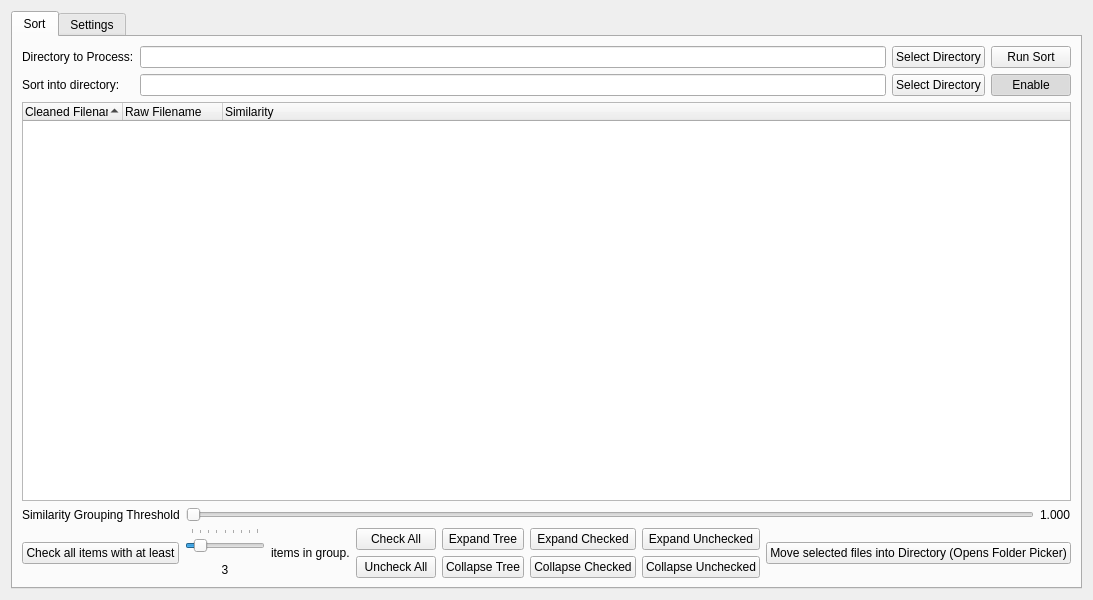
<?xml version="1.0" encoding="UTF-8"?>
<ui version="4.0">
 <class>MainWidget</class>
 <widget class="QWidget" name="MainWidget">
  <property name="geometry">
   <rect>
    <x>0</x>
    <y>0</y>
    <width>1000</width>
    <height>600</height>
   </rect>
  </property>
  <property name="windowTitle">
   <string>Form</string>
  </property>
  <layout class="QVBoxLayout" name="verticalLayout_2">
   <item>
    <widget class="QTabWidget" name="sliderNumFileforChecking_label">
     <property name="focusPolicy">
      <enum>Qt::WheelFocus</enum>
     </property>
     <property name="currentIndex">
      <number>0</number>
     </property>
     <widget class="QWidget" name="view_tab">
      <attribute name="title">
       <string>Sort</string>
      </attribute>
      <layout class="QVBoxLayout" name="verticalLayout">
       <item>
        <layout class="QGridLayout" name="gridLayout">
         <item row="1" column="0">
          <widget class="QLabel" name="sort_to_dir_label">
           <property name="text">
            <string>Sort into directory:</string>
           </property>
          </widget>
         </item>
         <item row="1" column="1">
          <widget class="QLineEdit" name="sort_into_dir">
           <property name="readOnly">
            <bool>false</bool>
           </property>
          </widget>
         </item>
         <item row="0" column="1">
          <widget class="QLineEdit" name="sort_source_location"/>
         </item>
         <item row="0" column="0">
          <widget class="QLabel" name="target_directory_label">
           <property name="text">
            <string>Directory to Process:</string>
           </property>
          </widget>
         </item>
         <item row="0" column="2">
          <widget class="QPushButton" name="select_dir_button">
           <property name="text">
            <string>Select Directory</string>
           </property>
          </widget>
         </item>
         <item row="1" column="2">
          <widget class="QPushButton" name="select_sort_into_dir_button">
           <property name="text">
            <string>Select Directory</string>
           </property>
          </widget>
         </item>
         <item row="0" column="3">
          <widget class="QPushButton" name="start_proc_button">
           <property name="text">
            <string>Run Sort</string>
           </property>
          </widget>
         </item>
         <item row="1" column="3">
          <widget class="QPushButton" name="enable_disable_sort_to">
           <property name="text">
            <string>Enable</string>
           </property>
           <property name="checkable">
            <bool>true</bool>
           </property>
           <property name="checked">
            <bool>true</bool>
           </property>
          </widget>
         </item>
        </layout>
       </item>
       <item>
        <widget class="QTreeWidget" name="file_tree">
         <property name="alternatingRowColors">
          <bool>true</bool>
         </property>
         <property name="sortingEnabled">
          <bool>true</bool>
         </property>
         <property name="columnCount">
          <number>3</number>
         </property>
         <attribute name="headerMinimumSectionSize">
          <number>100</number>
         </attribute>
         <column>
          <property name="text">
           <string>Cleaned Filename</string>
          </property>
         </column>
         <column>
          <property name="text">
           <string>Raw Filename</string>
          </property>
         </column>
         <column>
          <property name="text">
           <string>Similarity</string>
          </property>
         </column>
        </widget>
       </item>
       <item>
        <layout class="QHBoxLayout" name="horizontalLayout_6">
         <item>
          <widget class="QLabel" name="general_sim_slider_label">
           <property name="text">
            <string>Similarity Grouping Threshold</string>
           </property>
          </widget>
         </item>
         <item>
          <widget class="QSlider" name="comp_threshold_slider">
           <property name="maximum">
            <number>5000</number>
           </property>
           <property name="orientation">
            <enum>Qt::Horizontal</enum>
           </property>
          </widget>
         </item>
         <item>
          <widget class="QLabel" name="com_threshold_slider_value_label">
           <property name="text">
            <string>1.000</string>
           </property>
          </widget>
         </item>
        </layout>
       </item>
       <item>
        <layout class="QHBoxLayout" name="horizontalLayout_7">
         <item>
          <widget class="QPushButton" name="button_check_items">
           <property name="text">
            <string>Check all items with at least</string>
           </property>
          </widget>
         </item>
         <item>
          <layout class="QVBoxLayout" name="check_all_slder_sizer">
           <item>
            <widget class="QSlider" name="slider_num_file_for_checking">
             <property name="minimumSize">
              <size>
               <width>80</width>
               <height>27</height>
              </size>
             </property>
             <property name="minimum">
              <number>2</number>
             </property>
             <property name="maximum">
              <number>10</number>
             </property>
             <property name="value">
              <number>3</number>
             </property>
             <property name="orientation">
              <enum>Qt::Horizontal</enum>
             </property>
             <property name="tickPosition">
              <enum>QSlider::TicksAbove</enum>
             </property>
             <property name="tickInterval">
              <number>1</number>
             </property>
            </widget>
           </item>
           <item>
            <widget class="QLabel" name="slider_num_file_for_checking_label">
             <property name="text">
              <string>3</string>
             </property>
             <property name="alignment">
              <set>Qt::AlignCenter</set>
             </property>
            </widget>
           </item>
          </layout>
         </item>
         <item>
          <widget class="QLabel" name="file_pane_file_ops_label2">
           <property name="text">
            <string>items in group.</string>
           </property>
          </widget>
         </item>
         <item>
          <layout class="QGridLayout" name="expand_contract_buttons_sizer">
           <item row="0" column="2">
            <widget class="QPushButton" name="expand_checked_tree_items">
             <property name="text">
              <string>Expand Checked</string>
             </property>
            </widget>
           </item>
           <item row="1" column="2">
            <widget class="QPushButton" name="collapse_checked_tree_items">
             <property name="text">
              <string>Collapse Checked</string>
             </property>
            </widget>
           </item>
           <item row="0" column="1">
            <widget class="QPushButton" name="expand_tree">
             <property name="text">
              <string>Expand Tree</string>
             </property>
            </widget>
           </item>
           <item row="1" column="1">
            <widget class="QPushButton" name="collapse_tree">
             <property name="text">
              <string>Collapse Tree</string>
             </property>
            </widget>
           </item>
           <item row="0" column="3">
            <widget class="QPushButton" name="expand_unchecked_tree_items">
             <property name="text">
              <string>Expand Unchecked</string>
             </property>
            </widget>
           </item>
           <item row="1" column="3">
            <widget class="QPushButton" name="collapse_unchecked_tree_items">
             <property name="text">
              <string>Collapse Unchecked</string>
             </property>
            </widget>
           </item>
           <item row="0" column="0">
            <widget class="QPushButton" name="check_all_tree_items">
             <property name="text">
              <string>Check All</string>
             </property>
            </widget>
           </item>
           <item row="1" column="0">
            <widget class="QPushButton" name="uncheck_all_tree_items">
             <property name="text">
              <string>Uncheck All</string>
             </property>
            </widget>
           </item>
          </layout>
         </item>
         <item>
          <widget class="QPushButton" name="button_move_files">
           <property name="text">
            <string>Move selected files into Directory (Opens Folder Picker)</string>
           </property>
          </widget>
         </item>
        </layout>
       </item>
      </layout>
     </widget>
     <widget class="QWidget" name="settings_tab">
      <attribute name="title">
       <string>Settings</string>
      </attribute>
      <layout class="QVBoxLayout" name="verticalLayout_3">
       <item alignment="Qt::AlignTop">
        <widget class="QLabel" name="label">
         <property name="font">
          <font>
           <pointsize>12</pointsize>
          </font>
         </property>
         <property name="text">
          <string>Pre-Comparison Filename Processing</string>
         </property>
        </widget>
       </item>
       <item>
        <widget class="QLabel" name="config_tab_filename_cleaner_heading_static_text">
         <property name="text">
          <string>Text Strip List</string>
         </property>
        </widget>
       </item>
       <item>
        <widget class="QLineEdit" name="filename_cleaner_text_ctrl"/>
       </item>
       <item>
        <widget class="QLabel" name="strip_list_doc_label">
         <property name="text">
          <string>Colon (:) separated list of terms to remove from filenames before comparing. Case insensitive.
Note: Be certain to not leave any spurious spaces, they may disrupt text removal.</string>
         </property>
        </widget>
       </item>
       <item>
        <spacer name="verticalSpacer_3">
         <property name="orientation">
          <enum>Qt::Vertical</enum>
         </property>
         <property name="sizeType">
          <enum>QSizePolicy::Fixed</enum>
         </property>
         <property name="sizeHint" stdset="0">
          <size>
           <width>10</width>
           <height>10</height>
          </size>
         </property>
        </spacer>
       </item>
       <item>
        <layout class="QHBoxLayout" name="settings_tab_strip_checkboxes_sizer">
         <property name="sizeConstraint">
          <enum>QLayout::SetDefaultConstraint</enum>
         </property>
         <item>
          <widget class="QLabel" name="config_tab_filename_cleaner_bracket_remval_static_text">
           <property name="text">
            <string>Strip out text in:</string>
           </property>
          </widget>
         </item>
         <item>
          <widget class="QCheckBox" name="text_clean_parentheses_checkbox">
           <property name="text">
            <string>Parentheses - ()</string>
           </property>
          </widget>
         </item>
         <item>
          <widget class="QCheckBox" name="text_clean_brackets_checkbox">
           <property name="text">
            <string>Square Brackets - []</string>
           </property>
          </widget>
         </item>
         <item>
          <widget class="QCheckBox" name="text_clean_curly_brackets_checkbox">
           <property name="text">
            <string>Curly Braces - {}</string>
           </property>
          </widget>
         </item>
         <item>
          <spacer name="horizontalSpacer">
           <property name="orientation">
            <enum>Qt::Horizontal</enum>
           </property>
           <property name="sizeHint" stdset="0">
            <size>
             <width>40</width>
             <height>20</height>
            </size>
           </property>
          </spacer>
         </item>
        </layout>
       </item>
       <item>
        <spacer name="verticalSpacer_2">
         <property name="orientation">
          <enum>Qt::Vertical</enum>
         </property>
         <property name="sizeType">
          <enum>QSizePolicy::Fixed</enum>
         </property>
         <property name="sizeHint" stdset="0">
          <size>
           <width>10</width>
           <height>10</height>
          </size>
         </property>
        </spacer>
       </item>
       <item>
        <widget class="QLabel" name="confing_tab_comp_engine_label">
         <property name="font">
          <font>
           <pointsize>12</pointsize>
          </font>
         </property>
         <property name="text">
          <string>Comparison Engine Variables</string>
         </property>
        </widget>
       </item>
       <item>
        <widget class="QLabel" name="label_word_length_weighting">
         <property name="text">
          <string>Word Length Weighting</string>
         </property>
        </widget>
       </item>
       <item>
        <layout class="QHBoxLayout" name="horizontalLayout_2">
         <item>
          <widget class="QSlider" name="slider_word_length_weighting">
           <property name="minimum">
            <number>1</number>
           </property>
           <property name="maximum">
            <number>5000</number>
           </property>
           <property name="value">
            <number>1000</number>
           </property>
           <property name="orientation">
            <enum>Qt::Horizontal</enum>
           </property>
          </widget>
         </item>
         <item>
          <widget class="QLabel" name="value_word_length_weighting">
           <property name="text">
            <string>1.000</string>
           </property>
          </widget>
         </item>
        </layout>
       </item>
       <item>
        <widget class="QLabel" name="label_str_length_difference_weighting">
         <property name="text">
          <string>String Length Diffrerence Weighting</string>
         </property>
        </widget>
       </item>
       <item>
        <layout class="QHBoxLayout" name="horizontalLayout_3">
         <item>
          <widget class="QSlider" name="slider_str_length_difference_weighting">
           <property name="minimum">
            <number>1</number>
           </property>
           <property name="maximum">
            <number>5000</number>
           </property>
           <property name="value">
            <number>1000</number>
           </property>
           <property name="orientation">
            <enum>Qt::Horizontal</enum>
           </property>
          </widget>
         </item>
         <item>
          <widget class="QLabel" name="value_str_length_difference_weighting">
           <property name="text">
            <string>1.000</string>
           </property>
          </widget>
         </item>
        </layout>
       </item>
       <item>
        <widget class="QLabel" name="label_word_length_difference_weighting">
         <property name="text">
          <string>Word Length Difference Weighting</string>
         </property>
        </widget>
       </item>
       <item>
        <layout class="QHBoxLayout" name="horizontalLayout_4">
         <item>
          <widget class="QSlider" name="slider_word_length_difference_weighting">
           <property name="minimum">
            <number>1</number>
           </property>
           <property name="maximum">
            <number>5000</number>
           </property>
           <property name="value">
            <number>1000</number>
           </property>
           <property name="orientation">
            <enum>Qt::Horizontal</enum>
           </property>
          </widget>
         </item>
         <item>
          <widget class="QLabel" name="value_word_length_difference_weighting">
           <property name="text">
            <string>1.000</string>
           </property>
          </widget>
         </item>
        </layout>
       </item>
       <item>
        <spacer name="verticalSpacer">
         <property name="orientation">
          <enum>Qt::Vertical</enum>
         </property>
         <property name="sizeHint" stdset="0">
          <size>
           <width>0</width>
           <height>0</height>
          </size>
         </property>
        </spacer>
       </item>
       <item>
        <widget class="QLabel" name="setting_instructions">
         <property name="text">
          <string>All settings except the Similarity Grouping Threshold require a new comparison to be run to incorporate value changes</string>
         </property>
        </widget>
       </item>
      </layout>
     </widget>
    </widget>
   </item>
  </layout>
 </widget>
 <resources/>
 <connections/>
</ui>
